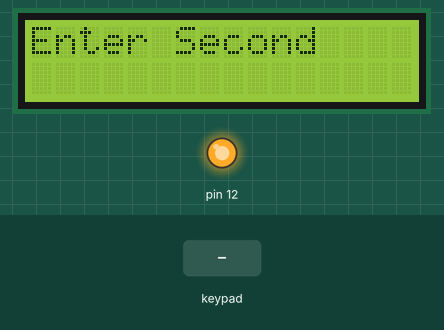
A sketch run on a simulated Arduino Uno, built with avr-gcc and run on an emulated ATmega328P. Shown: 16×2 character LCD, output pins drawn as LEDs (lit = HIGH). Inputs (shaded band) come from the test bench. What the sketch prints to the serial monitor is not drawn.

Above: at 1.2 s.
1.3 s: key 'D' pressed
At 1.35 s:
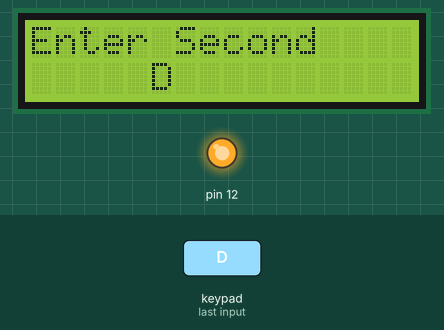
At 2.1 s:
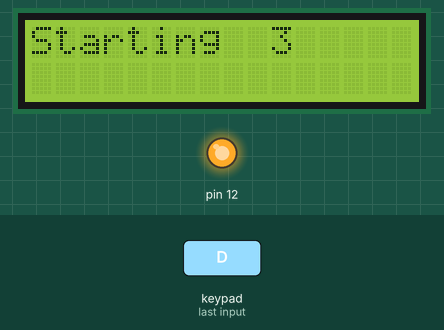
4.3 s: key 'A' pressed
7.3 s: keypad keys 2 3 4 5 pressed 0.4 s apart
10.4 s: key 'B' pressed
At 12.7 s:
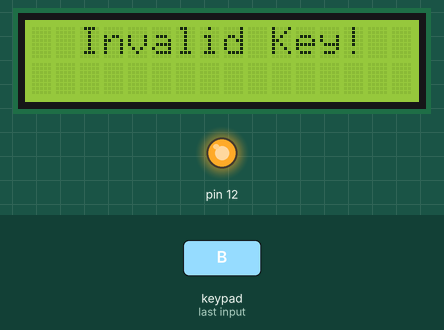
13.4 s: key 'C' pressed
Timing chart, 0 to 16.4 s (numbered marks = the images above; inputs shaded):
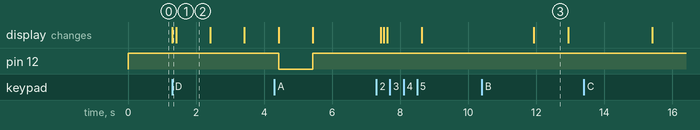

The sketch:

ControlLCDKeyboard.ino
```cpp
// https://www.youtube.com/watch?v=xLUcfeT4EgU
// Keyboard https://playground.arduino.cc/Code/Keypad/

#include <Keypad.h>
#include <LiquidCrystal.h>

LiquidCrystal lcd(A0, A1, A2, A3, A4, A5);

const byte rows = 4; //number of the keypad's rows and columns
const byte cols = 4;

char Keys[rows][cols] = {
  { '1', '2', '3', 'A'},
  { '4', '5', '6', 'B'},
  { '7', '8', '9', 'C'},
  { '*', '0', '#', 'D'}
};

byte rowPins [rows] = {2, 3, 4, 5}; //pins of the keypad
byte colPins [cols] = {6, 7, 8, 9};

Keypad keypad = Keypad( makeKeymap(Keys), rowPins, colPins, 4, 4 );

String input_sec = "";

void setup() {
  // put your setup code here, to run once:
  pinMode(12, OUTPUT);
  digitalWrite(12, HIGH);
  lcd.begin(16, 2);
  Serial.begin(9600);
  lcd.clear();
  lcd.setCursor(0, 0);
  lcd.print("Enter Second");
  lcd.setCursor(5, 1);
  input_sec = "";


}

void loop() {
  // put your main code here, to run repeatedly:
  char whichKey = keypad.getKey();

  if (whichKey != NO_KEY)
  {
    lcd.print(whichKey);
    delay(100);
    if(whichKey == '*' || whichKey == '#' || whichKey == 'A' || whichKey == 'B' || whichKey == 'C')      //define invalid keys
      {
        lcd.clear();
        lcd.setCursor(0, 0);
        lcd.print("  Invalid Key!");
        delay(1000);
        lcd.clear();
        start_display();
      }


    else if( whichKey == 'A')
    {
      //Activate
      Serial.println("Re-Activating");
    }
    else if( whichKey == 'B')
    {
      //Back
      Serial.println("Back one speace");
    }
    else if( whichKey == 'C')
    {
      //canclel
      Serial.println("Cancel entered second");
      enable_output_with_countdown(input_sec.toInt());
    }

    else if( whichKey == 'D')
    {
      //Entering time done
      Serial.println("Starting count down for provided second");
      enable_output_with_countdown(input_sec.toInt());
      setup();
    }
    else
    {
      //read provided input as number between 1 -9
      input_sec = input_sec +  whichKey ;
      Serial.println(input_sec);

    }

    delay(input_sec.toInt());
   }
}

void enable_output_with_countdown(int input_sec){
  lcd.clear();
  lcd.setCursor(0, 3);
  lcd.print("Starting in 5 sec");
  for (int i =3; i > 0; i--)
  {
    lcd.clear();
    lcd.setCursor(0, 0);
    lcd.print("Starting  " + String(i));
    delay(1000);
  }

  lcd.clear();
  digitalWrite(12, LOW);

  for (int i = input_sec; i >= 0; i--)
  {
    lcd.clear();
    lcd.setCursor(2, 0);
    lcd.print("Count down");

    lcd.setCursor(5, 1);
    lcd.print(i);

    delay(1000);
  }

  digitalWrite(12, HIGH);
  lcd.clear();
  lcd.print("Completed ...");
  delay(2000);

  lcd.clear();
  }

void start_display()
{
   lcd.clear();
   lcd.setCursor(0, 0);
   lcd.print("A:Actvate B:<--");
   lcd.setCursor(0, 1);
   lcd.print("C:Cancel, B:Done");
}

void end_display()
{

}
```

Measured:
- after the input at 1.3 s, the display: changes at once (image 1)
- after the input at 10.4 s, the display: changes after 1.5 s (image 3)
- what the display in image 2 shows lasts 1.0 s, from 1.4 s to 2.4 s
